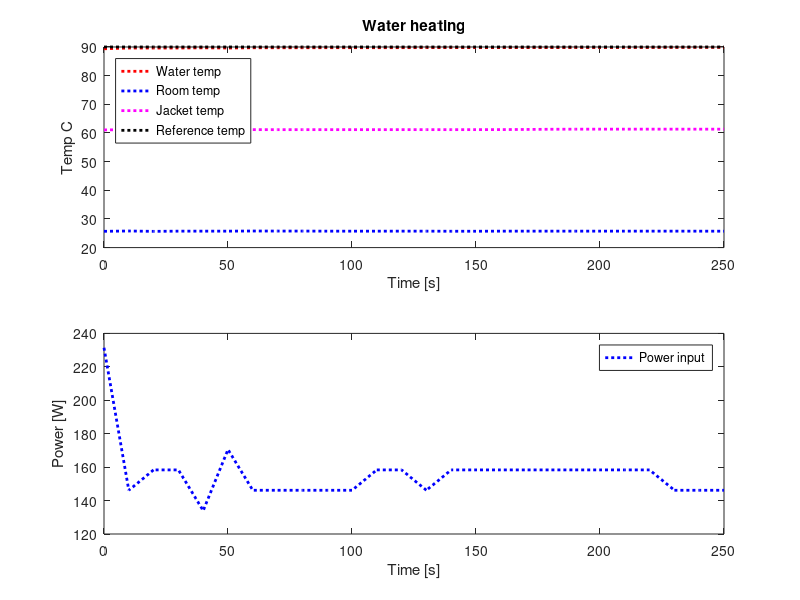

Source code (MATLAB):
clear all
close all

a = 1.675091827e-3;
b = 1.857536553e-4;
c = 5.373169834e-7;

fid = fopen('heating_PID_3L_ext.txt');
data1 = fscanf(fid, '%f');
fclose(fid);

%--------------------------------------------------
time1 = data1(1:6:length(data1))/1000;
analog11 = data1(2:6:length(data1));
analog21 = data1(3:6:length(data1));
analog31 = data1(4:6:length(data1));
refTemp = data1(5:6:length(data1));
power = 1218*data1(6:6:length(data1))/100;

Rw1 = (2250600./analog11) - 2200;
Rwlog1 = log(Rw1);
Rr1 = (2250600./analog21) - 2200;
Rrlog1 = log(Rr1);
Rj1 = (2250600./analog31) - 2200;
Rjlog1 = log(Rj1);

Tw1 = (1./(a + b.*Rwlog1 + c.*(Rwlog1.^3)))-273.15;
Tr1 = (1./(a + b.*Rrlog1 + c.*(Rrlog1.^3)))-273.15;
Tj1 = (1./(a + b.*Rjlog1 + c.*(Rjlog1.^3)))-273.15;
%----------------------------------------------------
%limit = 25;

%[~, pos1] = min(abs(limit-Tw1));

%time1x = time1(pos1:end)-time1(pos1);

time1 = time1 - time1(1);

figure, subplot(2,1,1);
plot(time1, Tw1, ':r', 'LineWidth', 2);
xlabel('Time [s]')
ylabel('Temp C')
title('Water heating')
hold on
plot(time1, Tr1, ':b', 'LineWidth', 2);
plot(time1, Tj1, ':m', 'LineWidth', 2);
plot(time1, refTemp, ':k', 'LineWidth', 2);

legend('Water temp', 'Room temp', 'Jacket temp', 'Reference temp', 'Location', 'NorthWest');
subplot(2,1,2);
plot(time1, power, ':b', 'LineWidth', 2);
xlabel('Time [s]')
ylabel('Power [W]')
legend('Power input')
